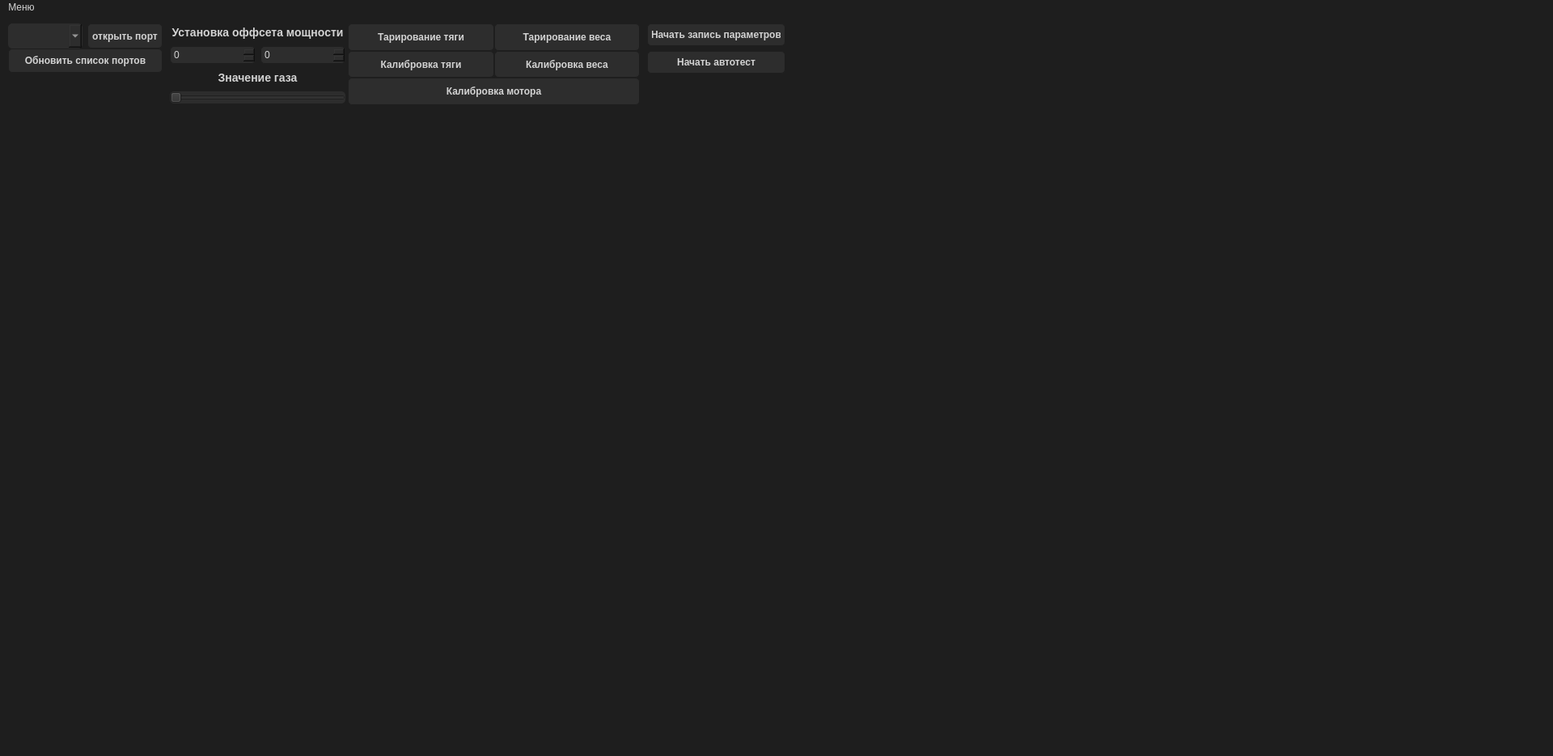
<?xml version="1.0" encoding="UTF-8"?>
<ui version="4.0">
 <class>MainWindow</class>
 <widget class="QMainWindow" name="MainWindow">
  <property name="geometry">
   <rect>
    <x>0</x>
    <y>0</y>
    <width>1920</width>
    <height>935</height>
   </rect>
  </property>
  <property name="sizePolicy">
   <sizepolicy hsizetype="Expanding" vsizetype="Expanding">
    <horstretch>0</horstretch>
    <verstretch>0</verstretch>
   </sizepolicy>
  </property>
  <property name="minimumSize">
   <size>
    <width>0</width>
    <height>0</height>
   </size>
  </property>
  <property name="maximumSize">
   <size>
    <width>1920</width>
    <height>1080</height>
   </size>
  </property>
  <property name="windowTitle">
   <string>Window</string>
  </property>
  <property name="styleSheet">
   <string notr="true">QWidget {
        background-color: #1e1e1e;  /* Очень темный фон */
        color: #d3d3d3;  /* Светло-серый цвет текста */
        font-family: Arial, sans-serif;
        font-size: 12px;
    }
    QPushButton {
        background-color: #2d2d2d;  /* Темный фон для кнопок */
        border: 1px solid #1e1e1e;
        border-radius: 5px;
        padding: 5px;
        font-weight: bold;
    }
    QPushButton:hover {
        background-color: #00b894;  /* Светло-зеленый при наведении */
        color: #1e1e1e;
    }
    QComboBox {
        border: 1px solid #2d2d2d;
        border-radius: 5px;
        padding: 2px;
        background-color: #2d2d2d;
    }
    QTextBrowser {
        background-color: #2d2d2d;  /* Темный фон для окна вывода */
        border: 1px solid #1e1e1e;
        border-radius: 5px;
        padding: 5px;
    }
    QLabel {
        color: #d3d3d3;  /* Мягкий серый цвет для текста */
        font-weight: bold;
        font-size: 14px;
    }
    QSpinBox {
        background-color: #2d2d2d;
        border: 1px solid #1e1e1e;
        border-radius: 5px;
        padding: 2px;
        color: #d3d3d3;
    }
    QDoubleSpinBox{
        background-color: #2d2d2d;
        border: 1px solid #1e1e1e;
        border-radius: 5px;
        padding: 2px;
        color: #d3d3d3;
}

    QSlider {
        background-color: #2d2d2d;
        border-radius: 5px;
}</string>
  </property>
  <widget class="QWidget" name="centralwidget">
   <widget class="QWidget" name="verticalLayoutWidget">
    <property name="geometry">
     <rect>
      <x>10</x>
      <y>180</y>
      <width>1861</width>
      <height>721</height>
     </rect>
    </property>
    <layout class="QVBoxLayout" name="graph_Layout"/>
   </widget>
   <widget class="QWidget" name="layoutWidget_2">
    <property name="geometry">
     <rect>
      <x>210</x>
      <y>10</y>
      <width>217</width>
      <height>99</height>
     </rect>
    </property>
    <layout class="QVBoxLayout" name="gas_menu_lay">
     <item>
      <widget class="QLabel" name="label">
       <property name="text">
        <string>Установка оффсета мощности</string>
       </property>
       <property name="alignment">
        <set>Qt::AlignCenter</set>
       </property>
      </widget>
     </item>
     <item>
      <layout class="QHBoxLayout" name="horizontalLayout_2">
       <item>
        <widget class="QSpinBox" name="spinBoxMin">
         <property name="sizePolicy">
          <sizepolicy hsizetype="Minimum" vsizetype="Minimum">
           <horstretch>0</horstretch>
           <verstretch>0</verstretch>
          </sizepolicy>
         </property>
        </widget>
       </item>
       <item>
        <widget class="QSpinBox" name="spinBoxMax">
         <property name="sizePolicy">
          <sizepolicy hsizetype="Minimum" vsizetype="Minimum">
           <horstretch>0</horstretch>
           <verstretch>0</verstretch>
          </sizepolicy>
         </property>
        </widget>
       </item>
      </layout>
     </item>
     <item>
      <widget class="QLabel" name="valueGas">
       <property name="sizePolicy">
        <sizepolicy hsizetype="Minimum" vsizetype="Minimum">
         <horstretch>0</horstretch>
         <verstretch>0</verstretch>
        </sizepolicy>
       </property>
       <property name="autoFillBackground">
        <bool>false</bool>
       </property>
       <property name="text">
        <string>Значение газа</string>
       </property>
       <property name="scaledContents">
        <bool>false</bool>
       </property>
       <property name="alignment">
        <set>Qt::AlignCenter</set>
       </property>
      </widget>
     </item>
     <item>
      <widget class="QSlider" name="SliderPower">
       <property name="maximum">
        <number>100</number>
       </property>
       <property name="orientation">
        <enum>Qt::Horizontal</enum>
       </property>
      </widget>
     </item>
    </layout>
   </widget>
   <widget class="QWidget" name="layoutWidget_3">
    <property name="geometry">
     <rect>
      <x>430</x>
      <y>10</y>
      <width>361</width>
      <height>101</height>
     </rect>
    </property>
    <layout class="QVBoxLayout" name="settings_lay">
     <property name="spacing">
      <number>0</number>
     </property>
     <item>
      <layout class="QHBoxLayout" name="horizontalLayout">
       <item>
        <widget class="QPushButton" name="ButTarTraction">
         <property name="sizePolicy">
          <sizepolicy hsizetype="Minimum" vsizetype="Minimum">
           <horstretch>0</horstretch>
           <verstretch>0</verstretch>
          </sizepolicy>
         </property>
         <property name="text">
          <string>Тарирование тяги</string>
         </property>
        </widget>
       </item>
       <item>
        <widget class="QPushButton" name="ButTarWeight">
         <property name="sizePolicy">
          <sizepolicy hsizetype="Minimum" vsizetype="Minimum">
           <horstretch>0</horstretch>
           <verstretch>0</verstretch>
          </sizepolicy>
         </property>
         <property name="font">
          <font>
           <family>Arial,sans-serif</family>
           <pointsize>-1</pointsize>
           <weight>75</weight>
           <bold>true</bold>
          </font>
         </property>
         <property name="text">
          <string>Тарирование веса</string>
         </property>
        </widget>
       </item>
      </layout>
     </item>
     <item>
      <layout class="QHBoxLayout" name="horizontalLayout_3">
       <item>
        <widget class="QPushButton" name="ButCalibTraction">
         <property name="sizePolicy">
          <sizepolicy hsizetype="Minimum" vsizetype="Minimum">
           <horstretch>0</horstretch>
           <verstretch>0</verstretch>
          </sizepolicy>
         </property>
         <property name="text">
          <string>Калибровка тяги</string>
         </property>
        </widget>
       </item>
       <item>
        <widget class="QPushButton" name="ButCalibWeight">
         <property name="sizePolicy">
          <sizepolicy hsizetype="Minimum" vsizetype="Minimum">
           <horstretch>0</horstretch>
           <verstretch>0</verstretch>
          </sizepolicy>
         </property>
         <property name="text">
          <string>Калибровка веса</string>
         </property>
        </widget>
       </item>
      </layout>
     </item>
     <item>
      <widget class="QPushButton" name="ButCalib">
       <property name="enabled">
        <bool>true</bool>
       </property>
       <property name="sizePolicy">
        <sizepolicy hsizetype="Minimum" vsizetype="Minimum">
         <horstretch>0</horstretch>
         <verstretch>0</verstretch>
        </sizepolicy>
       </property>
       <property name="sizeIncrement">
        <size>
         <width>0</width>
         <height>0</height>
        </size>
       </property>
       <property name="font">
        <font>
         <family>Arial,sans-serif</family>
         <pointsize>-1</pointsize>
         <weight>75</weight>
         <bold>true</bold>
        </font>
       </property>
       <property name="mouseTracking">
        <bool>false</bool>
       </property>
       <property name="tabletTracking">
        <bool>false</bool>
       </property>
       <property name="text">
        <string>Калибровка мотора</string>
       </property>
       <property name="iconSize">
        <size>
         <width>16</width>
         <height>16</height>
        </size>
       </property>
       <property name="autoDefault">
        <bool>false</bool>
       </property>
       <property name="default">
        <bool>false</bool>
       </property>
       <property name="flat">
        <bool>false</bool>
       </property>
      </widget>
     </item>
    </layout>
   </widget>
   <widget class="QWidget" name="layoutWidget_4">
    <property name="geometry">
     <rect>
      <x>10</x>
      <y>10</y>
      <width>191</width>
      <height>61</height>
     </rect>
    </property>
    <layout class="QVBoxLayout" name="menu_port_lay">
     <property name="spacing">
      <number>0</number>
     </property>
     <property name="sizeConstraint">
      <enum>QLayout::SetMinimumSize</enum>
     </property>
     <property name="bottomMargin">
      <number>0</number>
     </property>
     <item>
      <layout class="QHBoxLayout" name="MenuPorts_2" stretch="0,0">
       <property name="spacing">
        <number>6</number>
       </property>
       <property name="sizeConstraint">
        <enum>QLayout::SetFixedSize</enum>
       </property>
       <property name="topMargin">
        <number>0</number>
       </property>
       <property name="rightMargin">
        <number>0</number>
       </property>
       <property name="bottomMargin">
        <number>0</number>
       </property>
       <item>
        <widget class="QComboBox" name="ListPorts">
         <property name="sizePolicy">
          <sizepolicy hsizetype="MinimumExpanding" vsizetype="Ignored">
           <horstretch>0</horstretch>
           <verstretch>0</verstretch>
          </sizepolicy>
         </property>
         <property name="layoutDirection">
          <enum>Qt::LeftToRight</enum>
         </property>
        </widget>
       </item>
       <item>
        <widget class="QPushButton" name="ButOpenPort">
         <property name="sizePolicy">
          <sizepolicy hsizetype="MinimumExpanding" vsizetype="Ignored">
           <horstretch>0</horstretch>
           <verstretch>0</verstretch>
          </sizepolicy>
         </property>
         <property name="minimumSize">
          <size>
           <width>0</width>
           <height>0</height>
          </size>
         </property>
         <property name="text">
          <string>открыть порт</string>
         </property>
         <property name="autoDefault">
          <bool>false</bool>
         </property>
         <property name="default">
          <bool>false</bool>
         </property>
         <property name="flat">
          <bool>false</bool>
         </property>
        </widget>
       </item>
      </layout>
     </item>
     <item>
      <widget class="QPushButton" name="butRefresh">
       <property name="sizePolicy">
        <sizepolicy hsizetype="Minimum" vsizetype="Minimum">
         <horstretch>0</horstretch>
         <verstretch>0</verstretch>
        </sizepolicy>
       </property>
       <property name="text">
        <string>Обновить список портов</string>
       </property>
      </widget>
     </item>
    </layout>
   </widget>
   <widget class="QWidget" name="layoutWidget">
    <property name="geometry">
     <rect>
      <x>800</x>
      <y>10</y>
      <width>171</width>
      <height>62</height>
     </rect>
    </property>
    <layout class="QVBoxLayout" name="LayAutoTest" stretch="0,0">
     <property name="spacing">
      <number>6</number>
     </property>
     <property name="sizeConstraint">
      <enum>QLayout::SetDefaultConstraint</enum>
     </property>
     <property name="topMargin">
      <number>0</number>
     </property>
     <property name="bottomMargin">
      <number>0</number>
     </property>
     <item>
      <widget class="QPushButton" name="ButSaveExl">
       <property name="sizePolicy">
        <sizepolicy hsizetype="Minimum" vsizetype="Minimum">
         <horstretch>0</horstretch>
         <verstretch>0</verstretch>
        </sizepolicy>
       </property>
       <property name="text">
        <string>Начать запись параметров</string>
       </property>
      </widget>
     </item>
     <item>
      <widget class="QPushButton" name="ButAutoTest">
       <property name="sizePolicy">
        <sizepolicy hsizetype="Minimum" vsizetype="Minimum">
         <horstretch>0</horstretch>
         <verstretch>0</verstretch>
        </sizepolicy>
       </property>
       <property name="text">
        <string>Начать автотест</string>
       </property>
      </widget>
     </item>
    </layout>
   </widget>
  </widget>
  <widget class="QMenuBar" name="menubar">
   <property name="geometry">
    <rect>
     <x>0</x>
     <y>0</y>
     <width>1920</width>
     <height>21</height>
    </rect>
   </property>
   <widget class="QMenu" name="menu">
    <property name="title">
     <string>Меню</string>
    </property>
    <addaction name="ActionSettings"/>
   </widget>
   <addaction name="menu"/>
  </widget>
  <widget class="QStatusBar" name="statusbar"/>
  <action name="action">
   <property name="text">
    <string>настройки</string>
   </property>
  </action>
  <action name="action_2">
   <property name="text">
    <string>настройки параметров</string>
   </property>
  </action>
  <action name="ActionSettings">
   <property name="text">
    <string>настройки</string>
   </property>
  </action>
 </widget>
 <resources/>
 <connections/>
</ui>
